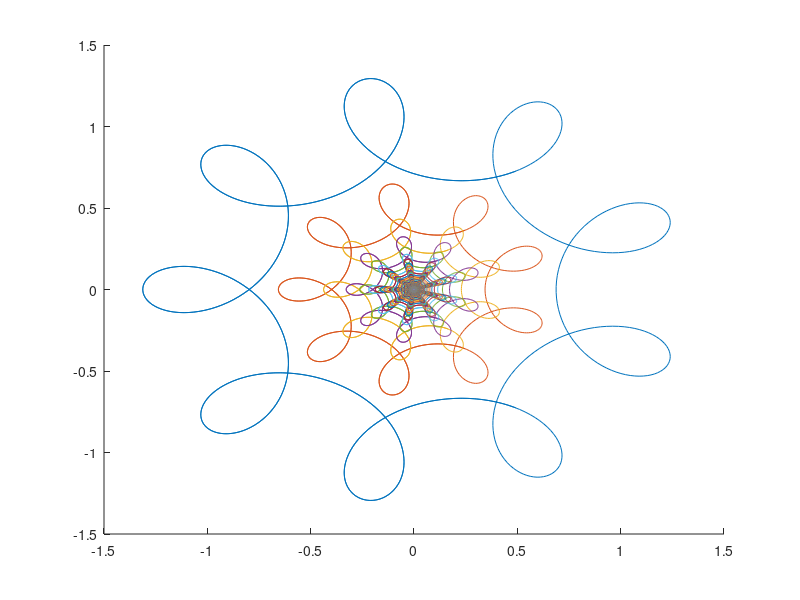

Recreate this plot in MATLAB.
s = 1000;
t = linspace(-5, 5, 1000);
k = 1:s;
a = 1/4;
b = 1/16;
m = 8;
n = 8;

x = cos(t)-a*cos(m*t)-b*cos(n*t);
y = sin(t)+a*sin(m*t)+b*sin(n*t);
figure('Name', 'plot12', 'NumberTitle', 'off');
hold on;
for i = k
    plot(x./i, y./i);
end
hold off